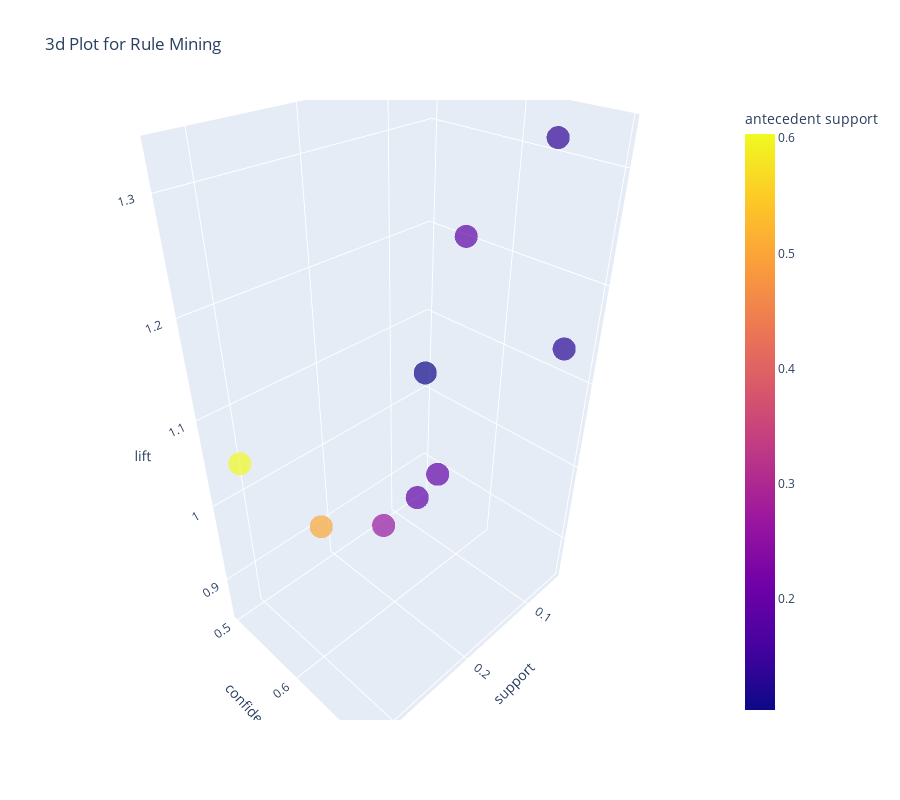

Source (notebook cell):
### Code cell
plot_model(model, plot = '3d')

### Figure 1 — Plotly figure (JSON) as saved in the notebook; plotly's stock layout.template omitted (floating-point values rounded to 4 significant figures)
{"data": [{"customdata": [["bmi", "age"], ["us_birads", "bmi"], ["bmi", "age"], ["xray", "nd_blood"], ["bmi", "age"], ["age", "bmi"], ["xray", "age"], ["us_birads", "age"], ["xray", "nd_blood"]], "hoverlabel": {"namelength": 0}, "hovertemplate": "support=%{x}<br>confidence=%{y}<br>lift=%{z}<br>antecedents=%{customdata[0]}<br>consequents=%{customdata[1]}<br>antecedent support=%{marker.color}", "legendgroup": "", "marker": {"color": [0.1311, 0.1372, 0.503, 0.1921, 0.1951, 0.6037, 0.1921, 0.2652, 0.1037], "coloraxis": "coloraxis", "opacity": 0.7, "symbol": "circle"}, "mode": "markers", "name": "", "scene": "scene", "showlegend": false, "type": "scatter3d", "x": [0.0915, 0.0915, 0.3262, 0.1159, 0.1128, 0.3262, 0.1037, 0.1372, 0.0518], "y": [0.6977, 0.6667, 0.6485, 0.6032, 0.5781, 0.5404, 0.5397, 0.5172, 0.5], "z": [1.156, 1.325, 1.074, 1.236, 0.9577, 1.074, 0.894, 0.8568, 1.025]}], "layout": {"coloraxis": {"colorbar": {"title": {"text": "antecedent support"}}, "colorscale": [[0, "#0d0887"], [0.1111, "#46039f"], [0.2222, "#7201a8"], [0.3333, "#9c179e"], [0.4444, "#bd3786"], [0.5556, "#d8576b"], [0.6667, "#ed7953"], [0.7778, "#fb9f3a"], [0.8889, "#fdca26"], [1, "#f0f921"]]}, "height": 800, "legend": {"tracegroupgap": 0}, "scene": {"domain": {"x": [0, 1], "y": [0, 1]}, "xaxis": {"title": {"text": "support"}}, "yaxis": {"title": {"text": "confidence"}}, "zaxis": {"title": {"text": "lift"}}}, "title": {"text": "3d Plot for Rule Mining"}, "width": 900}}
